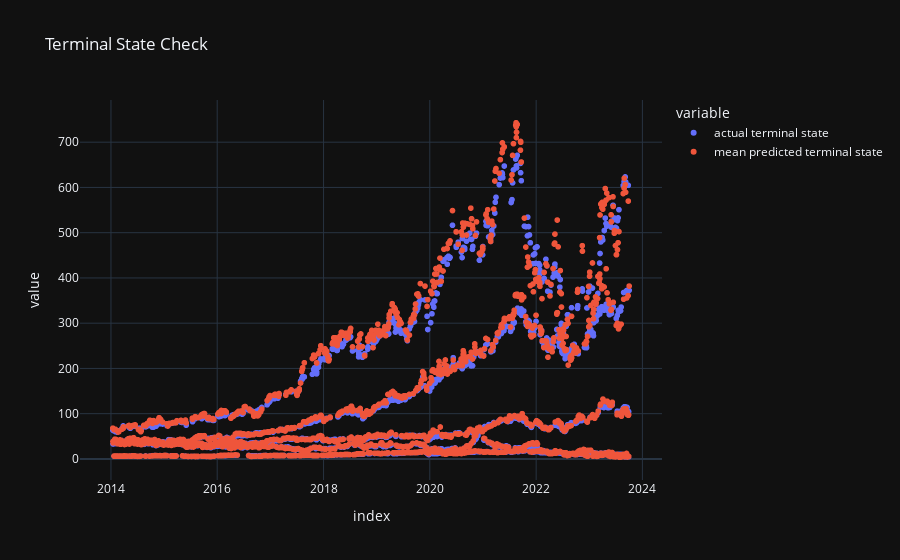

Notebook code cell kept with this figure:
### Markdown cell above
### Check 4.1: Terminal State

We want our mean predicted terminal state to match the actual terminal state.

### Code cell
actual_terminals, predicted_terminals = OrderedDict(), OrderedDict()

for trajectory_name, (actual, predictions, parameters) in actual_and_predictions.items():
    actual_terminal_state = actual.iloc[-1]["S"]
    predicted_terminal_states = predictions[-1, ..., 0]
    actual_terminals[actual.index[0].date()] = actual_terminal_state
    predicted_terminals[actual.index[0].date()] = predicted_terminal_states.numpy().mean()

plt.scatter(actual_terminals.values(), predicted_terminals.values(), label="predicted", color="red", alpha=.3)
plt.scatter(actual_terminals.values(), actual_terminals.values(), label="desired", color="purple")
plt.xlabel("Actual Terminal State")
plt.ylabel("Predicted Terminal State")
plt.legend()
plt.title("Terminal State Check")
plt.show()

px.scatter(
    pd.DataFrame({"actual terminal state": actual_terminals, "mean predicted terminal state": predicted_terminals}),
    template="plotly_dark",
    title="Terminal State Check"
)

### Figure 1 — Plotly figure (JSON) as saved in the notebook; plotly's stock layout.template omitted (floating-point values rounded to 4 significant figures; data arrays with more than 128 entries replaced by an {"elided": "..."} marker saying what was removed)
{"data": [{"hovertemplate": "variable=actual terminal state<br>index=%{x}<br>value=%{y}<extra></extra>", "legendgroup": "actual terminal state", "marker": {"color": "#636efa", "symbol": "circle"}, "mode": "markers", "name": "actual terminal state", "showlegend": true, "type": "scattergl", "x": {"elided": "2281 str values"}, "xaxis": "x", "y": {"elided": "2281 float values"}, "yaxis": "y"}, {"hovertemplate": "variable=mean predicted terminal state<br>index=%{x}<br>value=%{y}<extra></extra>", "legendgroup": "mean predicted terminal state", "marker": {"color": "#EF553B", "symbol": "circle"}, "mode": "markers", "name": "mean predicted terminal state", "showlegend": true, "type": "scattergl", "x": {"elided": "2281 str values"}, "xaxis": "x", "y": {"elided": "2281 float values"}, "yaxis": "y"}], "layout": {"legend": {"title": {"text": "variable"}, "tracegroupgap": 0}, "title": {"text": "Terminal State Check"}, "xaxis": {"anchor": "y", "domain": [0, 1], "title": {"text": "index"}}, "yaxis": {"anchor": "x", "domain": [0, 1], "title": {"text": "value"}}}}
